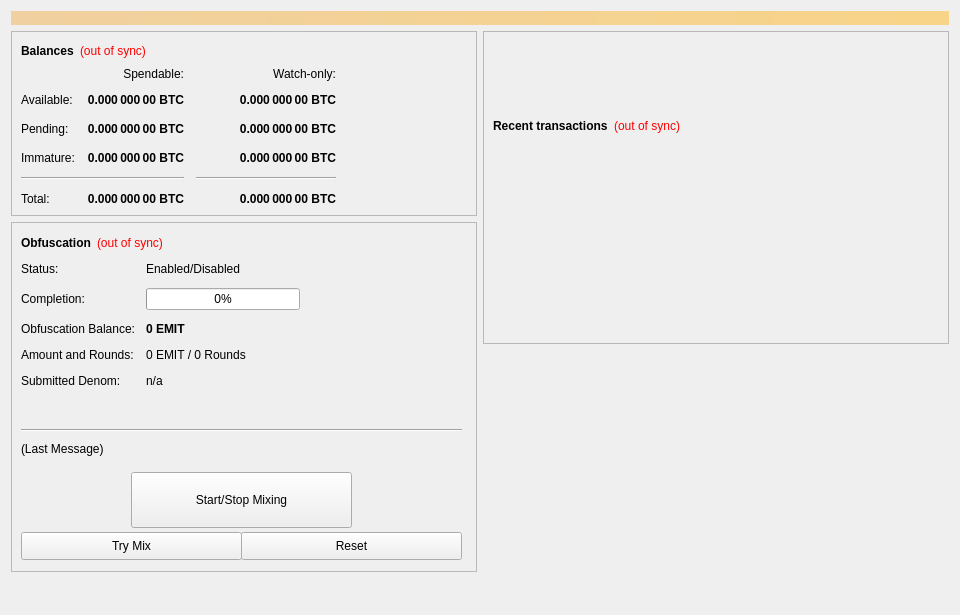
<?xml version="1.0" encoding="UTF-8"?>
<ui version="4.0">
 <class>OverviewPage</class>
 <widget class="QWidget" name="OverviewPage">
  <property name="geometry">
   <rect>
    <x>0</x>
    <y>0</y>
    <width>960</width>
    <height>615</height>
   </rect>
  </property>
  <property name="minimumSize">
   <size>
    <width>960</width>
    <height>0</height>
   </size>
  </property>
  <property name="windowTitle">
   <string>Form</string>
  </property>
  <layout class="QVBoxLayout" name="topLayout">
   <item>
    <widget class="QLabel" name="labelAlerts">
     <property name="visible">
      <bool>false</bool>
     </property>
     <property name="styleSheet">
      <string notr="true">background-color: qlineargradient(x1: 0, y1: 0, x2: 1, y2: 0, stop:0 #F0D0A0, stop:1 #F8D488); color:#000000;</string>
     </property>
     <property name="wordWrap">
      <bool>true</bool>
     </property>
     <property name="margin">
      <number>3</number>
     </property>
    </widget>
   </item>
   <item>
    <layout class="QHBoxLayout" name="horizontalLayout" stretch="1,1">
     <item>
      <layout class="QVBoxLayout" name="verticalLayout_2">
       <item>
        <widget class="QFrame" name="frame">
         <property name="frameShape">
          <enum>QFrame::StyledPanel</enum>
         </property>
         <property name="frameShadow">
          <enum>QFrame::Raised</enum>
         </property>
         <layout class="QVBoxLayout" name="verticalLayout_4">
          <item>
           <layout class="QHBoxLayout" name="horizontalLayout_4">
            <item>
             <widget class="QLabel" name="label_5">
              <property name="font">
               <font>
                <weight>75</weight>
                <bold>true</bold>
               </font>
              </property>
              <property name="text">
               <string>Balances</string>
              </property>
             </widget>
            </item>
            <item>
             <widget class="QLabel" name="labelWalletStatus">
              <property name="cursor">
               <cursorShape>WhatsThisCursor</cursorShape>
              </property>
              <property name="toolTip">
               <string>The displayed information may be out of date. Your wallet automatically synchronizes with the EMIT network after a connection is established, but this process has not completed yet.</string>
              </property>
              <property name="styleSheet">
               <string notr="true">QLabel { color: red; }</string>
              </property>
              <property name="text">
               <string notr="true">(out of sync)</string>
              </property>
              <property name="alignment">
               <set>Qt::AlignLeading|Qt::AlignLeft|Qt::AlignVCenter</set>
              </property>
             </widget>
            </item>
            <item>
             <spacer name="horizontalSpacer_3">
              <property name="orientation">
               <enum>Qt::Horizontal</enum>
              </property>
              <property name="sizeHint" stdset="0">
               <size>
                <width>40</width>
                <height>20</height>
               </size>
              </property>
             </spacer>
            </item>
           </layout>
          </item>
          <item>
           <layout class="QGridLayout" name="gridLayout">
            <property name="spacing">
             <number>12</number>
            </property>
            <item row="2" column="2">
             <widget class="QLabel" name="labelWatchPending">
              <property name="font">
               <font>
                <weight>75</weight>
                <bold>true</bold>
               </font>
              </property>
              <property name="cursor">
               <cursorShape>IBeamCursor</cursorShape>
              </property>
              <property name="toolTip">
               <string>Unconfirmed transactions to watch-only addresses</string>
              </property>
              <property name="text">
               <string notr="true">0.000 000 00 BTC</string>
              </property>
              <property name="alignment">
               <set>Qt::AlignRight|Qt::AlignTrailing|Qt::AlignVCenter</set>
              </property>
              <property name="textInteractionFlags">
               <set>Qt::LinksAccessibleByMouse|Qt::TextSelectableByKeyboard|Qt::TextSelectableByMouse</set>
              </property>
             </widget>
            </item>
            <item row="2" column="1">
             <widget class="QLabel" name="labelUnconfirmed">
              <property name="font">
               <font>
                <weight>75</weight>
                <bold>true</bold>
               </font>
              </property>
              <property name="cursor">
               <cursorShape>IBeamCursor</cursorShape>
              </property>
              <property name="toolTip">
               <string>Total of transactions that have yet to be confirmed, and do not yet count toward the spendable balance</string>
              </property>
              <property name="text">
               <string notr="true">0.000 000 00 BTC</string>
              </property>
              <property name="alignment">
               <set>Qt::AlignRight|Qt::AlignTrailing|Qt::AlignVCenter</set>
              </property>
              <property name="textInteractionFlags">
               <set>Qt::LinksAccessibleByMouse|Qt::TextSelectableByKeyboard|Qt::TextSelectableByMouse</set>
              </property>
             </widget>
            </item>
            <item row="3" column="2">
             <widget class="QLabel" name="labelWatchImmature">
              <property name="font">
               <font>
                <weight>75</weight>
                <bold>true</bold>
               </font>
              </property>
              <property name="cursor">
               <cursorShape>IBeamCursor</cursorShape>
              </property>
              <property name="toolTip">
               <string>Staked or masternode rewards in watch-only addresses that has not yet matured</string>
              </property>
              <property name="text">
               <string notr="true">0.000 000 00 BTC</string>
              </property>
              <property name="alignment">
               <set>Qt::AlignRight|Qt::AlignTrailing|Qt::AlignVCenter</set>
              </property>
              <property name="textInteractionFlags">
               <set>Qt::LinksAccessibleByMouse|Qt::TextSelectableByKeyboard|Qt::TextSelectableByMouse</set>
              </property>
             </widget>
            </item>
            <item row="4" column="0" colspan="2">
             <widget class="Line" name="lineSpendableBalance">
              <property name="orientation">
               <enum>Qt::Horizontal</enum>
              </property>
             </widget>
            </item>
            <item row="4" column="2">
             <widget class="Line" name="lineWatchBalance">
              <property name="sizePolicy">
               <sizepolicy hsizetype="Preferred" vsizetype="Fixed">
                <horstretch>0</horstretch>
                <verstretch>0</verstretch>
               </sizepolicy>
              </property>
              <property name="minimumSize">
               <size>
                <width>140</width>
                <height>0</height>
               </size>
              </property>
              <property name="orientation">
               <enum>Qt::Horizontal</enum>
              </property>
             </widget>
            </item>
            <item row="5" column="0">
             <widget class="QLabel" name="labelTotalText">
              <property name="text">
               <string>Total:</string>
              </property>
             </widget>
            </item>
            <item row="3" column="1">
             <widget class="QLabel" name="labelImmature">
              <property name="font">
               <font>
                <weight>75</weight>
                <bold>true</bold>
               </font>
              </property>
              <property name="cursor">
               <cursorShape>IBeamCursor</cursorShape>
              </property>
              <property name="toolTip">
               <string>Staked or masternode rewards that has not yet matured</string>
              </property>
              <property name="text">
               <string notr="true">0.000 000 00 BTC</string>
              </property>
              <property name="alignment">
               <set>Qt::AlignRight|Qt::AlignTrailing|Qt::AlignVCenter</set>
              </property>
              <property name="textInteractionFlags">
               <set>Qt::LinksAccessibleByMouse|Qt::TextSelectableByKeyboard|Qt::TextSelectableByMouse</set>
              </property>
             </widget>
            </item>
            <item row="2" column="3">
             <spacer name="horizontalSpacer_2">
              <property name="orientation">
               <enum>Qt::Horizontal</enum>
              </property>
              <property name="sizeHint" stdset="0">
               <size>
                <width>40</width>
                <height>20</height>
               </size>
              </property>
             </spacer>
            </item>
            <item row="3" column="0">
             <widget class="QLabel" name="labelImmatureText">
              <property name="text">
               <string>Immature:</string>
              </property>
             </widget>
            </item>
            <item row="5" column="1">
             <widget class="QLabel" name="labelTotal">
              <property name="font">
               <font>
                <weight>75</weight>
                <bold>true</bold>
               </font>
              </property>
              <property name="cursor">
               <cursorShape>IBeamCursor</cursorShape>
              </property>
              <property name="toolTip">
               <string>Your current total balance</string>
              </property>
              <property name="text">
               <string notr="true">0.000 000 00 BTC</string>
              </property>
              <property name="alignment">
               <set>Qt::AlignRight|Qt::AlignTrailing|Qt::AlignVCenter</set>
              </property>
              <property name="textInteractionFlags">
               <set>Qt::LinksAccessibleByMouse|Qt::TextSelectableByKeyboard|Qt::TextSelectableByMouse</set>
              </property>
             </widget>
            </item>
            <item row="5" column="2">
             <widget class="QLabel" name="labelWatchTotal">
              <property name="font">
               <font>
                <weight>75</weight>
                <bold>true</bold>
               </font>
              </property>
              <property name="cursor">
               <cursorShape>IBeamCursor</cursorShape>
              </property>
              <property name="toolTip">
               <string>Current total balance in watch-only addresses</string>
              </property>
              <property name="text">
               <string notr="true">0.000 000 00 BTC</string>
              </property>
              <property name="alignment">
               <set>Qt::AlignRight|Qt::AlignTrailing|Qt::AlignVCenter</set>
              </property>
              <property name="textInteractionFlags">
               <set>Qt::LinksAccessibleByMouse|Qt::TextSelectableByKeyboard|Qt::TextSelectableByMouse</set>
              </property>
             </widget>
            </item>
            <item row="0" column="2">
             <widget class="QLabel" name="labelWatchonly">
              <property name="text">
               <string>Watch-only:</string>
              </property>
              <property name="alignment">
               <set>Qt::AlignRight|Qt::AlignTrailing|Qt::AlignVCenter</set>
              </property>
             </widget>
            </item>
            <item row="1" column="0">
             <widget class="QLabel" name="labelBalanceText">
              <property name="text">
               <string>Available:</string>
              </property>
             </widget>
            </item>
            <item row="1" column="1">
             <widget class="QLabel" name="labelBalance">
              <property name="font">
               <font>
                <weight>75</weight>
                <bold>true</bold>
               </font>
              </property>
              <property name="cursor">
               <cursorShape>IBeamCursor</cursorShape>
              </property>
              <property name="toolTip">
               <string>Your current spendable balance</string>
              </property>
              <property name="text">
               <string notr="true">0.000 000 00 BTC</string>
              </property>
              <property name="alignment">
               <set>Qt::AlignRight|Qt::AlignTrailing|Qt::AlignVCenter</set>
              </property>
              <property name="textInteractionFlags">
               <set>Qt::LinksAccessibleByMouse|Qt::TextSelectableByKeyboard|Qt::TextSelectableByMouse</set>
              </property>
             </widget>
            </item>
            <item row="1" column="2">
             <widget class="QLabel" name="labelWatchAvailable">
              <property name="font">
               <font>
                <weight>75</weight>
                <bold>true</bold>
               </font>
              </property>
              <property name="cursor">
               <cursorShape>IBeamCursor</cursorShape>
              </property>
              <property name="toolTip">
               <string>Your current balance in watch-only addresses</string>
              </property>
              <property name="text">
               <string notr="true">0.000 000 00 BTC</string>
              </property>
              <property name="alignment">
               <set>Qt::AlignRight|Qt::AlignTrailing|Qt::AlignVCenter</set>
              </property>
              <property name="textInteractionFlags">
               <set>Qt::LinksAccessibleByMouse|Qt::TextSelectableByKeyboard|Qt::TextSelectableByMouse</set>
              </property>
             </widget>
            </item>
            <item row="2" column="0">
             <widget class="QLabel" name="labelPendingText">
              <property name="text">
               <string>Pending:</string>
              </property>
             </widget>
            </item>
            <item row="0" column="1">
             <widget class="QLabel" name="labelSpendable">
              <property name="text">
               <string>Spendable:</string>
              </property>
              <property name="alignment">
               <set>Qt::AlignRight|Qt::AlignTrailing|Qt::AlignVCenter</set>
              </property>
             </widget>
            </item>
           </layout>
          </item>
         </layout>
        </widget>
       </item>
       <item>
        <widget class="QFrame" name="frameObfuscation">
         <property name="minimumSize">
          <size>
           <width>0</width>
           <height>350</height>
          </size>
         </property>
         <property name="layoutDirection">
          <enum>Qt::LeftToRight</enum>
         </property>
         <property name="frameShape">
          <enum>QFrame::StyledPanel</enum>
         </property>
         <property name="frameShadow">
          <enum>QFrame::Raised</enum>
         </property>
         <widget class="QWidget" name="formLayoutWidget">
          <property name="geometry">
           <rect>
            <x>10</x>
            <y>40</y>
            <width>451</width>
            <height>161</height>
           </rect>
          </property>
          <layout class="QFormLayout" name="formLayout">
           <property name="fieldGrowthPolicy">
            <enum>QFormLayout::AllNonFixedFieldsGrow</enum>
           </property>
           <property name="horizontalSpacing">
            <number>11</number>
           </property>
           <property name="verticalSpacing">
            <number>12</number>
           </property>
           <item row="0" column="0">
            <widget class="QLabel" name="label_6">
             <property name="text">
              <string>Status:</string>
             </property>
            </widget>
           </item>
           <item row="1" column="0">
            <widget class="QLabel" name="label_7">
             <property name="text">
              <string>Completion:</string>
             </property>
            </widget>
           </item>
           <item row="1" column="1">
            <widget class="QProgressBar" name="obfuscationProgress">
             <property name="maximumSize">
              <size>
               <width>154</width>
               <height>16777215</height>
              </size>
             </property>
             <property name="value">
              <number>0</number>
             </property>
            </widget>
           </item>
           <item row="2" column="0">
            <widget class="QLabel" name="labelAnonymizedText">
             <property name="text">
              <string>Obfuscation Balance:</string>
             </property>
            </widget>
           </item>
           <item row="2" column="1">
            <widget class="QLabel" name="labelAnonymized">
             <property name="font">
              <font>
               <weight>75</weight>
               <bold>true</bold>
              </font>
             </property>
             <property name="text">
              <string notr="true">0 EMIT</string>
             </property>
            </widget>
           </item>
           <item row="3" column="0">
            <widget class="QLabel" name="label_8">
             <property name="text">
              <string>Amount and Rounds:</string>
             </property>
            </widget>
           </item>
           <item row="3" column="1">
            <widget class="QLabel" name="labelAmountRounds">
             <property name="text">
              <string>0 EMIT / 0 Rounds</string>
             </property>
            </widget>
           </item>
           <item row="4" column="0">
            <widget class="QLabel" name="label_9">
             <property name="text">
              <string>Submitted Denom:</string>
             </property>
            </widget>
           </item>
           <item row="4" column="1">
            <widget class="QLabel" name="labelSubmittedDenom">
             <property name="toolTip">
              <string>The denominations you submitted to the Masternode.&lt;br&gt;To mix, other users must submit the exact same denominations.</string>
             </property>
             <property name="text">
              <string>n/a</string>
             </property>
            </widget>
           </item>
           <item row="0" column="1">
            <widget class="QLabel" name="obfuscationEnabled">
             <property name="text">
              <string>Enabled/Disabled</string>
             </property>
            </widget>
           </item>
          </layout>
         </widget>
         <widget class="QPushButton" name="runAutoDenom">
          <property name="geometry">
           <rect>
            <x>251</x>
            <y>17</y>
            <width>1</width>
            <height>1</height>
           </rect>
          </property>
          <property name="palette">
           <palette>
            <active>
             <colorrole role="WindowText">
              <brush brushstyle="SolidPattern">
               <color alpha="255">
                <red>0</red>
                <green>0</green>
                <blue>0</blue>
               </color>
              </brush>
             </colorrole>
             <colorrole role="Button">
              <brush brushstyle="SolidPattern">
               <color alpha="255">
                <red>239</red>
                <green>238</green>
                <blue>238</blue>
               </color>
              </brush>
             </colorrole>
             <colorrole role="Light">
              <brush brushstyle="SolidPattern">
               <color alpha="255">
                <red>255</red>
                <green>255</green>
                <blue>255</blue>
               </color>
              </brush>
             </colorrole>
             <colorrole role="Midlight">
              <brush brushstyle="SolidPattern">
               <color alpha="255">
                <red>247</red>
                <green>246</green>
                <blue>246</blue>
               </color>
              </brush>
             </colorrole>
             <colorrole role="Dark">
              <brush brushstyle="SolidPattern">
               <color alpha="255">
                <red>119</red>
                <green>119</green>
                <blue>119</blue>
               </color>
              </brush>
             </colorrole>
             <colorrole role="Mid">
              <brush brushstyle="SolidPattern">
               <color alpha="255">
                <red>159</red>
                <green>159</green>
                <blue>159</blue>
               </color>
              </brush>
             </colorrole>
             <colorrole role="Text">
              <brush brushstyle="SolidPattern">
               <color alpha="255">
                <red>0</red>
                <green>0</green>
                <blue>0</blue>
               </color>
              </brush>
             </colorrole>
             <colorrole role="BrightText">
              <brush brushstyle="SolidPattern">
               <color alpha="255">
                <red>255</red>
                <green>255</green>
                <blue>255</blue>
               </color>
              </brush>
             </colorrole>
             <colorrole role="ButtonText">
              <brush brushstyle="SolidPattern">
               <color alpha="255">
                <red>0</red>
                <green>0</green>
                <blue>0</blue>
               </color>
              </brush>
             </colorrole>
             <colorrole role="Base">
              <brush brushstyle="SolidPattern">
               <color alpha="255">
                <red>255</red>
                <green>255</green>
                <blue>255</blue>
               </color>
              </brush>
             </colorrole>
             <colorrole role="Window">
              <brush brushstyle="SolidPattern">
               <color alpha="255">
                <red>239</red>
                <green>238</green>
                <blue>238</blue>
               </color>
              </brush>
             </colorrole>
             <colorrole role="Shadow">
              <brush brushstyle="SolidPattern">
               <color alpha="255">
                <red>0</red>
                <green>0</green>
                <blue>0</blue>
               </color>
              </brush>
             </colorrole>
             <colorrole role="AlternateBase">
              <brush brushstyle="SolidPattern">
               <color alpha="255">
                <red>247</red>
                <green>246</green>
                <blue>246</blue>
               </color>
              </brush>
             </colorrole>
             <colorrole role="ToolTipBase">
              <brush brushstyle="SolidPattern">
               <color alpha="255">
                <red>255</red>
                <green>255</green>
                <blue>220</blue>
               </color>
              </brush>
             </colorrole>
             <colorrole role="ToolTipText">
              <brush brushstyle="SolidPattern">
               <color alpha="255">
                <red>0</red>
                <green>0</green>
                <blue>0</blue>
               </color>
              </brush>
             </colorrole>
            </active>
            <inactive>
             <colorrole role="WindowText">
              <brush brushstyle="SolidPattern">
               <color alpha="255">
                <red>0</red>
                <green>0</green>
                <blue>0</blue>
               </color>
              </brush>
             </colorrole>
             <colorrole role="Button">
              <brush brushstyle="SolidPattern">
               <color alpha="255">
                <red>239</red>
                <green>238</green>
                <blue>238</blue>
               </color>
              </brush>
             </colorrole>
             <colorrole role="Light">
              <brush brushstyle="SolidPattern">
               <color alpha="255">
                <red>255</red>
                <green>255</green>
                <blue>255</blue>
               </color>
              </brush>
             </colorrole>
             <colorrole role="Midlight">
              <brush brushstyle="SolidPattern">
               <color alpha="255">
                <red>247</red>
                <green>246</green>
                <blue>246</blue>
               </color>
              </brush>
             </colorrole>
             <colorrole role="Dark">
              <brush brushstyle="SolidPattern">
               <color alpha="255">
                <red>119</red>
                <green>119</green>
                <blue>119</blue>
               </color>
              </brush>
             </colorrole>
             <colorrole role="Mid">
              <brush brushstyle="SolidPattern">
               <color alpha="255">
                <red>159</red>
                <green>159</green>
                <blue>159</blue>
               </color>
              </brush>
             </colorrole>
             <colorrole role="Text">
              <brush brushstyle="SolidPattern">
               <color alpha="255">
                <red>0</red>
                <green>0</green>
                <blue>0</blue>
               </color>
              </brush>
             </colorrole>
             <colorrole role="BrightText">
              <brush brushstyle="SolidPattern">
               <color alpha="255">
                <red>255</red>
                <green>255</green>
                <blue>255</blue>
               </color>
              </brush>
             </colorrole>
             <colorrole role="ButtonText">
              <brush brushstyle="SolidPattern">
               <color alpha="255">
                <red>0</red>
                <green>0</green>
                <blue>0</blue>
               </color>
              </brush>
             </colorrole>
             <colorrole role="Base">
              <brush brushstyle="SolidPattern">
               <color alpha="255">
                <red>255</red>
                <green>255</green>
                <blue>255</blue>
               </color>
              </brush>
             </colorrole>
             <colorrole role="Window">
              <brush brushstyle="SolidPattern">
               <color alpha="255">
                <red>239</red>
                <green>238</green>
                <blue>238</blue>
               </color>
              </brush>
             </colorrole>
             <colorrole role="Shadow">
              <brush brushstyle="SolidPattern">
               <color alpha="255">
                <red>0</red>
                <green>0</green>
                <blue>0</blue>
               </color>
              </brush>
             </colorrole>
             <colorrole role="AlternateBase">
              <brush brushstyle="SolidPattern">
               <color alpha="255">
                <red>247</red>
                <green>246</green>
                <blue>246</blue>
               </color>
              </brush>
             </colorrole>
             <colorrole role="ToolTipBase">
              <brush brushstyle="SolidPattern">
               <color alpha="255">
                <red>255</red>
                <green>255</green>
                <blue>220</blue>
               </color>
              </brush>
             </colorrole>
             <colorrole role="ToolTipText">
              <brush brushstyle="SolidPattern">
               <color alpha="255">
                <red>0</red>
                <green>0</green>
                <blue>0</blue>
               </color>
              </brush>
             </colorrole>
            </inactive>
            <disabled>
             <colorrole role="WindowText">
              <brush brushstyle="SolidPattern">
               <color alpha="255">
                <red>119</red>
                <green>119</green>
                <blue>119</blue>
               </color>
              </brush>
             </colorrole>
             <colorrole role="Button">
              <brush brushstyle="SolidPattern">
               <color alpha="255">
                <red>239</red>
                <green>238</green>
                <blue>238</blue>
               </color>
              </brush>
             </colorrole>
             <colorrole role="Light">
              <brush brushstyle="SolidPattern">
               <color alpha="255">
                <red>255</red>
                <green>255</green>
                <blue>255</blue>
               </color>
              </brush>
             </colorrole>
             <colorrole role="Midlight">
              <brush brushstyle="SolidPattern">
               <color alpha="255">
                <red>247</red>
                <green>246</green>
                <blue>246</blue>
               </color>
              </brush>
             </colorrole>
             <colorrole role="Dark">
              <brush brushstyle="SolidPattern">
               <color alpha="255">
                <red>119</red>
                <green>119</green>
                <blue>119</blue>
               </color>
              </brush>
             </colorrole>
             <colorrole role="Mid">
              <brush brushstyle="SolidPattern">
               <color alpha="255">
                <red>159</red>
                <green>159</green>
                <blue>159</blue>
               </color>
              </brush>
             </colorrole>
             <colorrole role="Text">
              <brush brushstyle="SolidPattern">
               <color alpha="255">
                <red>119</red>
                <green>119</green>
                <blue>119</blue>
               </color>
              </brush>
             </colorrole>
             <colorrole role="BrightText">
              <brush brushstyle="SolidPattern">
               <color alpha="255">
                <red>255</red>
                <green>255</green>
                <blue>255</blue>
               </color>
              </brush>
             </colorrole>
             <colorrole role="ButtonText">
              <brush brushstyle="SolidPattern">
               <color alpha="255">
                <red>119</red>
                <green>119</green>
                <blue>119</blue>
               </color>
              </brush>
             </colorrole>
             <colorrole role="Base">
              <brush brushstyle="SolidPattern">
               <color alpha="255">
                <red>239</red>
                <green>238</green>
                <blue>238</blue>
               </color>
              </brush>
             </colorrole>
             <colorrole role="Window">
              <brush brushstyle="SolidPattern">
               <color alpha="255">
                <red>239</red>
                <green>238</green>
                <blue>238</blue>
               </color>
              </brush>
             </colorrole>
             <colorrole role="Shadow">
              <brush brushstyle="SolidPattern">
               <color alpha="255">
                <red>0</red>
                <green>0</green>
                <blue>0</blue>
               </color>
              </brush>
             </colorrole>
             <colorrole role="AlternateBase">
              <brush brushstyle="SolidPattern">
               <color alpha="255">
                <red>239</red>
                <green>238</green>
                <blue>238</blue>
               </color>
              </brush>
             </colorrole>
             <colorrole role="ToolTipBase">
              <brush brushstyle="SolidPattern">
               <color alpha="255">
                <red>255</red>
                <green>255</green>
                <blue>220</blue>
               </color>
              </brush>
             </colorrole>
             <colorrole role="ToolTipText">
              <brush brushstyle="SolidPattern">
               <color alpha="255">
                <red>0</red>
                <green>0</green>
                <blue>0</blue>
               </color>
              </brush>
             </colorrole>
            </disabled>
           </palette>
          </property>
          <property name="focusPolicy">
           <enum>Qt::NoFocus</enum>
          </property>
          <property name="autoFillBackground">
           <bool>true</bool>
          </property>
          <property name="text">
           <string/>
          </property>
          <property name="flat">
           <bool>true</bool>
          </property>
         </widget>
         <widget class="QPushButton" name="toggleObfuscation">
          <property name="geometry">
           <rect>
            <x>120</x>
            <y>250</y>
            <width>221</width>
            <height>56</height>
           </rect>
          </property>
          <property name="sizePolicy">
           <sizepolicy hsizetype="MinimumExpanding" vsizetype="Fixed">
            <horstretch>0</horstretch>
            <verstretch>0</verstretch>
           </sizepolicy>
          </property>
          <property name="text">
           <string>Start/Stop Mixing</string>
          </property>
         </widget>
         <widget class="Line" name="lineLastMessage">
          <property name="geometry">
           <rect>
            <x>10</x>
            <y>200</y>
            <width>441</width>
            <height>16</height>
           </rect>
          </property>
          <property name="orientation">
           <enum>Qt::Horizontal</enum>
          </property>
         </widget>
         <widget class="QLabel" name="obfuscationStatus">
          <property name="geometry">
           <rect>
            <x>10</x>
            <y>220</y>
            <width>451</width>
            <height>61</height>
           </rect>
          </property>
          <property name="minimumSize">
           <size>
            <width>288</width>
            <height>43</height>
           </size>
          </property>
          <property name="text">
           <string>(Last Message)</string>
          </property>
          <property name="alignment">
           <set>Qt::AlignLeading|Qt::AlignLeft|Qt::AlignTop</set>
          </property>
          <property name="wordWrap">
           <bool>true</bool>
          </property>
         </widget>
         <widget class="QPushButton" name="obfuscationAuto">
          <property name="geometry">
           <rect>
            <x>10</x>
            <y>310</y>
            <width>221</width>
            <height>28</height>
           </rect>
          </property>
          <property name="sizePolicy">
           <sizepolicy hsizetype="MinimumExpanding" vsizetype="Fixed">
            <horstretch>0</horstretch>
            <verstretch>0</verstretch>
           </sizepolicy>
          </property>
          <property name="toolTip">
           <string>Try to manually submit a Obfuscation request.</string>
          </property>
          <property name="text">
           <string>Try Mix</string>
          </property>
         </widget>
         <widget class="QPushButton" name="obfuscationReset">
          <property name="geometry">
           <rect>
            <x>230</x>
            <y>310</y>
            <width>221</width>
            <height>28</height>
           </rect>
          </property>
          <property name="sizePolicy">
           <sizepolicy hsizetype="MinimumExpanding" vsizetype="Fixed">
            <horstretch>0</horstretch>
            <verstretch>0</verstretch>
           </sizepolicy>
          </property>
          <property name="toolTip">
           <string>Reset the current status of Obfuscation (can interrupt Obfuscation if it's in the process of Mixing, which can cost you money!)</string>
          </property>
          <property name="autoFillBackground">
           <bool>false</bool>
          </property>
          <property name="text">
           <string>Reset</string>
          </property>
         </widget>
         <widget class="QWidget" name="layoutWidget">
          <property name="geometry">
           <rect>
            <x>10</x>
            <y>10</y>
            <width>431</width>
            <height>22</height>
           </rect>
          </property>
          <layout class="QHBoxLayout" name="horizontalLayout_5">
           <item>
            <widget class="QLabel" name="label_2">
             <property name="font">
              <font>
               <weight>75</weight>
               <bold>true</bold>
              </font>
             </property>
             <property name="text">
              <string>Obfuscation</string>
             </property>
            </widget>
           </item>
           <item>
            <widget class="QLabel" name="labelObfuscationSyncStatus">
             <property name="toolTip">
              <string>The displayed information may be out of date. Your wallet automatically synchronizes with the EMIT network after a connection is established, but this process has not completed yet.</string>
             </property>
             <property name="styleSheet">
              <string notr="true">QLabel { color: red; }</string>
             </property>
             <property name="text">
              <string notr="true">(out of sync)</string>
             </property>
             <property name="alignment">
              <set>Qt::AlignLeading|Qt::AlignLeft|Qt::AlignVCenter</set>
             </property>
            </widget>
           </item>
           <item>
            <spacer name="horizontalSpacer_4">
             <property name="orientation">
              <enum>Qt::Horizontal</enum>
             </property>
             <property name="sizeHint" stdset="0">
              <size>
               <width>40</width>
               <height>20</height>
              </size>
             </property>
            </spacer>
           </item>
          </layout>
         </widget>
        </widget>
       </item>
       <item>
        <spacer name="verticalSpacer">
         <property name="orientation">
          <enum>Qt::Vertical</enum>
         </property>
         <property name="sizeHint" stdset="0">
          <size>
           <width>20</width>
           <height>40</height>
          </size>
         </property>
        </spacer>
       </item>
      </layout>
     </item>
     <item>
      <layout class="QVBoxLayout" name="verticalLayout_3">
       <item>
        <widget class="QFrame" name="frame_2">
         <property name="frameShape">
          <enum>QFrame::StyledPanel</enum>
         </property>
         <property name="frameShadow">
          <enum>QFrame::Raised</enum>
         </property>
         <layout class="QVBoxLayout" name="verticalLayout">
          <item>
           <spacer name="verticalSpacer_3">
            <property name="orientation">
             <enum>Qt::Vertical</enum>
            </property>
            <property name="sizeType">
             <enum>QSizePolicy::Fixed</enum>
            </property>
            <property name="sizeHint" stdset="0">
             <size>
              <width>20</width>
              <height>75</height>
             </size>
            </property>
           </spacer>
          </item>
          <item>
           <layout class="QHBoxLayout" name="horizontalLayout_2">
            <item>
             <widget class="QLabel" name="label_4">
              <property name="font">
               <font>
                <weight>75</weight>
                <bold>true</bold>
               </font>
              </property>
              <property name="text">
               <string>Recent transactions</string>
              </property>
             </widget>
            </item>
            <item>
             <widget class="QLabel" name="labelTransactionsStatus">
              <property name="cursor">
               <cursorShape>WhatsThisCursor</cursorShape>
              </property>
              <property name="toolTip">
               <string>The displayed information may be out of date. Your wallet automatically synchronizes with the EMIT network after a connection is established, but this process has not completed yet.</string>
              </property>
              <property name="styleSheet">
               <string notr="true">QLabel { color: red; }</string>
              </property>
              <property name="text">
               <string notr="true">(out of sync)</string>
              </property>
              <property name="alignment">
               <set>Qt::AlignRight|Qt::AlignTrailing|Qt::AlignVCenter</set>
              </property>
             </widget>
            </item>
            <item>
             <spacer name="horizontalSpacer">
              <property name="orientation">
               <enum>Qt::Horizontal</enum>
              </property>
              <property name="sizeHint" stdset="0">
               <size>
                <width>40</width>
                <height>20</height>
               </size>
              </property>
             </spacer>
            </item>
           </layout>
          </item>
          <item>
           <widget class="QListView" name="listTransactions">
            <property name="styleSheet">
             <string notr="true">QListView { background: transparent; }</string>
            </property>
            <property name="frameShape">
             <enum>QFrame::NoFrame</enum>
            </property>
            <property name="verticalScrollBarPolicy">
             <enum>Qt::ScrollBarAlwaysOff</enum>
            </property>
            <property name="horizontalScrollBarPolicy">
             <enum>Qt::ScrollBarAlwaysOff</enum>
            </property>
            <property name="selectionMode">
             <enum>QAbstractItemView::NoSelection</enum>
            </property>
           </widget>
          </item>
         </layout>
        </widget>
       </item>
       <item>
        <spacer name="verticalSpacer_2">
         <property name="orientation">
          <enum>Qt::Vertical</enum>
         </property>
         <property name="sizeType">
          <enum>QSizePolicy::Expanding</enum>
         </property>
         <property name="sizeHint" stdset="0">
          <size>
           <width>20</width>
           <height>40</height>
          </size>
         </property>
        </spacer>
       </item>
      </layout>
     </item>
    </layout>
   </item>
  </layout>
 </widget>
 <resources/>
 <connections/>
</ui>
